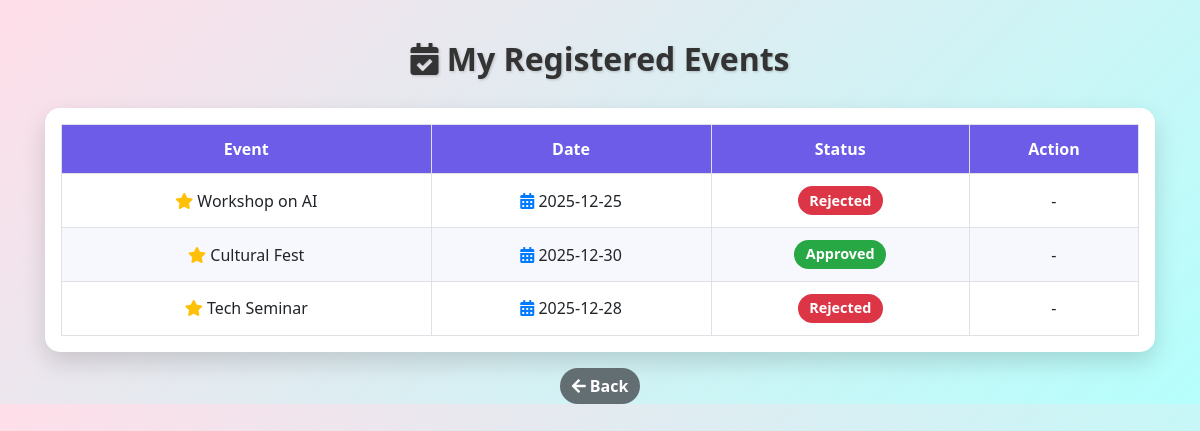
The page /user/my_events.php (signed in) on the database its author committed.
### tables this page shows
CREATE TABLE `registrations` (
  `id` int(11) NOT NULL,
  `user_id` int(11) DEFAULT NULL,
  `event_id` int(11) DEFAULT NULL,
  `status` varchar(20) DEFAULT 'Pending'
);

CREATE TABLE `events` (
  `id` int(11) NOT NULL,
  `title` varchar(200) DEFAULT NULL,
  `description` text DEFAULT NULL,
  `event_date` date DEFAULT NULL,
  `total_seats` int(11) DEFAULT NULL,
  `created_at` timestamp NOT NULL DEFAULT current_timestamp(),
  `event_image` varchar(255) DEFAULT NULL
);

### user/my_events.php (the view, shortened to what this page needs)
<?php
include("../db.php");
?>
<!DOCTYPE html>
<html>
<head>
<link rel="stylesheet" href="https://stackpath.bootstrapcdn.com/bootstrap/4.5.2/css/bootstrap.min.css">
<link rel="stylesheet" href="https://cdnjs.cloudflare.com/ajax/libs/font-awesome/5.15.4/css/all.min.css">
</head>
<body>
<div class="container">
<h3><i class="fas fa-calendar-check"></i> My Registered Events</h3>
<div class="card-table p-3">
<table class="table table-bordered table-hover table-striped text-center">
<tr>
<th>Event</th>
<th>Date</th>
<th>Status</th>
<th>Action</th>
</tr>
<?php
$uid=$_SESSION['user_id'];
$q=mysqli_query($conn,"
SELECT registrations.id, events.title, events.event_date, registrations.status
FROM registrations
JOIN events ON registrations.event_id=events.id
WHERE registrations.user_id=$uid
");
while($row=mysqli_fetch_assoc($q)){
$status=$row['status'];
$badge="secondary";
if($status=="Approved") $badge="success";
if($status=="Rejected") $badge="danger";
?>
<tr>
<td><i class="fas fa-star text-warning"></i> <?= $row['title'] ?></td>
<td><i class="fas fa-calendar-alt text-primary"></i> <?= $row['event_date'] ?></td>
<td><span class="badge badge-<?= $badge ?>"><?= $status ?></span></td>
<td>
<?php if($status=="Pending"){ ?>
<a href="cancel.php?id=<?= $row['id'] ?>" class="btn btn-warning btn-sm"><i class="fas fa-times-circle"></i> Cancel</a>
<?php } else { echo "-"; } ?>
</td>
</tr>
<?php } ?>
</table>
</div>
<div class="text-center mt-3">
<a href="dashboard.php" class="btn btn-secondary"><i class="fas fa-arrow-left"></i> Back</a>
</div>
</div>
</body>
</html>

### user/my_events.php (style rules this page uses)
body { background: linear-gradient(135deg, #FFDEE9, #B5FFFC); font-family: 'Segoe UI', sans-serif; padding-top: 40px; }
h3 { text-align: center; margin-bottom: 30px; color: #333; font-size: 2rem; font-weight: bold; text-shadow: 1px 1px 3px rgba(0,0,0,0.2); }
.card-table { border-radius: 15px; overflow: hidden; box-shadow: 0 10px 25px rgba(0,0,0,0.15); background: #fff; transition: 0.3s; }
.table { margin-bottom: 0; }
.table th { background: #6c5ce7; color: #fff; font-weight: 600; text-align: center; }
.table td { vertical-align: middle; text-align: center; }
.table-striped tbody tr:nth-of-type(odd) { background-color: rgba(108,92,231,0.05); }
.badge { font-size: 0.9rem; padding: 0.5em 0.8em; border-radius: 50px; }
.btn { border-radius: 50px; font-weight: 600; transition: 0.3s; }
.btn-secondary { background: #636e72; border: none; }

### rows shown on the page
registrations: event.title "Workshop on AI", event.event_date "2025-12-25", status "Rejected"
registrations: event.title "Cultural Fest", event.event_date "2025-12-30", status "Approved"
registrations: event.title "Tech Seminar", event.event_date "2025-12-28", status "Rejected"
